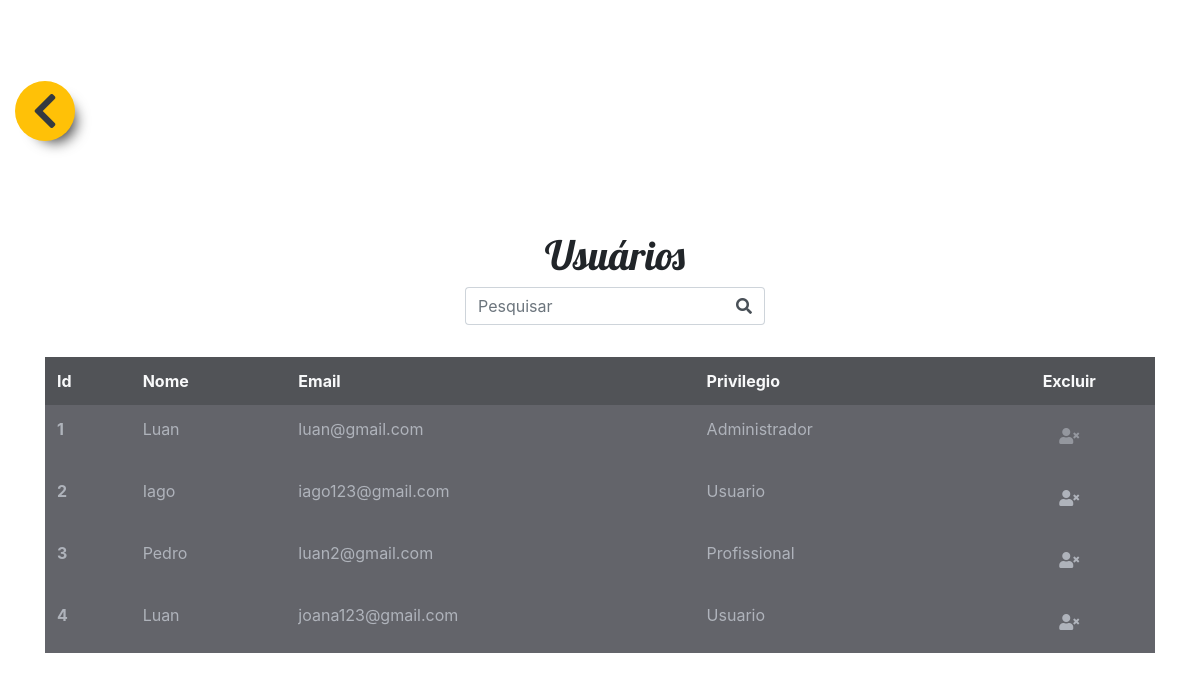
The page /admin/users.php (signed in) on the database as committed earlier.
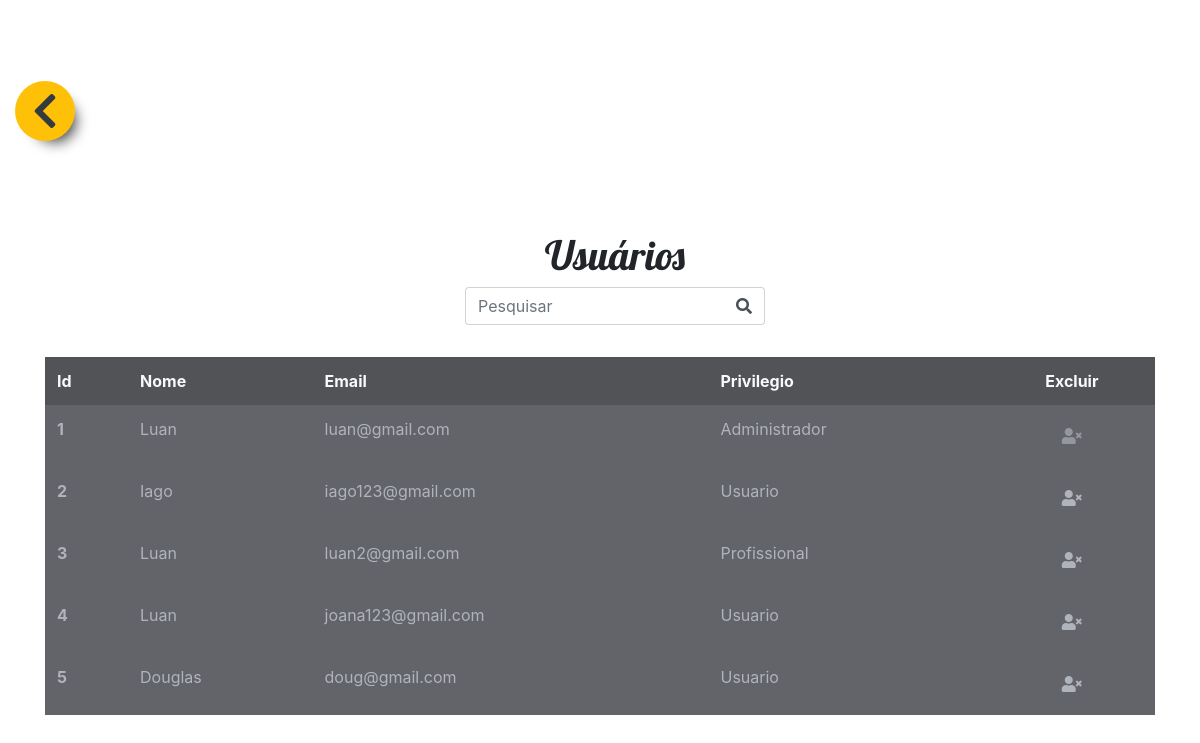
The same page on the database as committed later.
### tables this page shows
CREATE TABLE `usuarios` (
  `id_usuario` int(11) NOT NULL AUTO_INCREMENT,
  `Nome` varchar(25) NOT NULL,
  `Sobrenome` varchar(100) NOT NULL,
  `Data_Nasc` date NOT NULL,
  `Email` varchar(150) NOT NULL,
  `Senha` varchar(40) NOT NULL,
  `Cell` varchar(12) NOT NULL,
  `perfil_img` varchar(64) NOT NULL,
  `Cidade` varchar(60) DEFAULT NULL,
  `Rua` varchar(100) DEFAULT NULL,
  `Estado` varchar(2) DEFAULT NULL,
  `Numero` int(11) DEFAULT NULL,
  `CEP` varchar(9) DEFAULT NULL,
  `Bairro` varchar(100) DEFAULT NULL,
  `CPF` varchar(12) DEFAULT NULL,
  `id_privilegio` int(11) NOT NULL,
  PRIMARY KEY (`id_usuario`),
  UNIQUE KEY `id_usuario` (`id_usuario`),
  KEY `privilegio` (`id_privilegio`)
);

### admin/users.php (the view, shortened to what this page needs)
<?php
   include('../assets/conexao.php');
   if(isset($_SESSION["adminlog_status"]) && $_SESSION["adminlog_status"]=true){
?>
<!DOCTYPE html>
<html lang="pt-br">
<head>
    <link rel="stylesheet" href="../node_modules/bootstrap/compiler/bootstrap.css">
    <link rel="stylesheet" href="../node_modules/font-awesome/css/font-awesome.css">
    <link rel="stylesheet" href="usersadmin.css">
    <link rel="stylesheet" href="https://use.fontawesome.com/releases/v5.3.1/css/all.css">
</head>
<body>
    <section class="container-fluid header-title d-flex align-items-end">
        <nav class="button-back">
            <a href="admin.php" class="btn p-0 text-dark bg-warning"><i class="fas fa-chevron-left"></i></a>
        </nav>
        <div class="w-100 d-flex justify-content-center position-absolute" style="margin-top:-150px">
            <div class="w-25 text-center">
                <h1 class="h1 font-lobster">Usuários</h1>
                <form action="pesquisar.php" method="get" name="formularioPesq">
                    <div class="input-group mb-3">
                        <input type="text" id="form-border-none" class="form-control border-right-0 search-place"
                            placeholder="Pesquisar" aria-label="Pesquisar" aria-describedby="basic-addon2">
                        <div class="input-group-append">
                            <span class="input-group-text bg-transparent border-left-0" id="basic-addon2"><i
                                    class="fas fa-search"></i></span>
                        </div>
                    </div>
                </form>
            </div>
        </div>
    </section>
    <section class="container">
        <table class="table table-borderless mt-3">
            <thead>
                <tr class="text-light">
                    <th scope="col">Id</th>
                    <th scope="col">Nome</th>
                    <th scope="col">Email</th>
                    <th scope="col">Privilegio</th>
                    <th scope="col" class="text-center">Excluir</th>
                </tr>
            </thead>
            <tbody>
                <?php
                    $sqlmostrar=('select * from usuarios;');
                    $resul=mysqli_query($conexao, $sqlmostrar) or die (mysqli_error($conexao));
                    while($con_usu=mysqli_fetch_array($resul) or die (mysqli_error($conexao))){
                        echo('<tr class="text-clear">
                            <th scope="row">'.$con_usu["id_usuario"].' </th>
                            <td> '.$con_usu["Nome"].' </td>
                            <td> '.$con_usu["Email"].' </td>
                            <td> ');if($con_usu["id_privilegio"]==1){
                                        echo("Usuario");
                                    }else if($con_usu["id_privilegio"]==2){
                                        echo("Profissional");
                                    }else if($con_usu["id_privilegio"]==3){
                                        echo("Administrador");
                                    }
                            echo('</td>');
                            if($con_usu["id_privilegio"]==3){
                                echo('<td class="justify-content-center d-flex"><a class="btn text-clear disabled" href="users.php?ex='.$con_usu['id_usuario'].'"><i class="fas fa-user-times"></i></a></td>');
                            } else{
                                echo('<td class="justify-content-center d-flex"><a class="btn text-clear" href="users.php?ex='.$con_usu['id_usuario'].'"><i class="fas fa-user-times"></i></a></td>');
                            }
                            echo('</tr>');
                }
                ?>
<?php
    }else{
            echo('<script>window.alert("Voce não esta logado como admin")
            window.location.href = "../login.php";</script>');
    }
    ?>

### admin/usersadmin.css (style rules this page uses)
body { background-image: url('../img/wiseusers.png'); background-size: cover; }
.header-title { background-image: url('../img/ondinha.png'); background-position: center; background-size: cover; overflow: hidden; position: relative; height: 691px; margin-top: -350px; }
thead { background-color: rgba(38, 40, 46, 0.8) }
tbody { background-color: rgba(47, 49, 56, 0.75) }
.text-clear { color: #afb3bb; }
.font-lobster { font-family: 'Lobster', cursive; }
.button-back { z-index: 2; animation: float 4s ease-in-out infinite; cursor: pointer; }
.button-back a { width: 60px; height: 60px; border-radius:100%; font-size: 40px; position: relative; top: -200px; box-shadow: 10px 10px 14px -9px rgba(0, 0, 0, 0.75); }

Rows that differ between the two databases and show on the page:
changed usuarios "luan2@gmail.com": Nome "Pedro" → "Luan"
added usuarios: id_usuario "5", Nome "Douglas", Email "doug@gmail.com", id_privilegio "Usuario"
